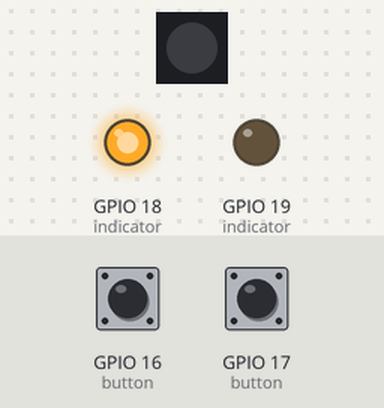
A program run on a simulated Raspberry Pi (BCM pin numbers). Parts: 1 RGB LEDs in strip order, left to right, output pins drawn as LEDs (lit = HIGH). Inputs (shaded band) come from the test bench; at power-on: GPIO 16 (button) HIGH, GPIO 17 (button) HIGH. Dim RGB values are drawn brighter than linear; random numbers come from a fixed seed; the clock reads 2024-03-15 10:24:30 at power-on unless the program sets it.

Above: at 4.2 s.
4.3 s: GPIO 16 (button) pulled LOW for 0.15 s
At 5.0 s:
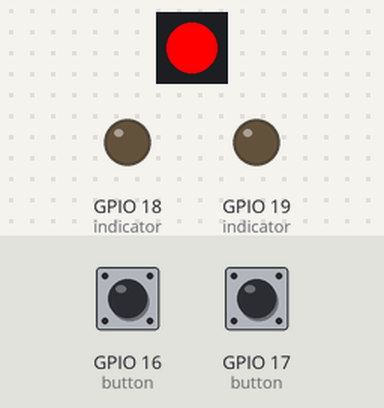
At 5.8 s:
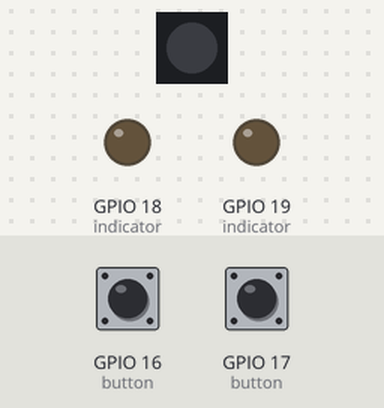
6.8 s: GPIO 17 (button) pulled LOW for 3.2 s
At 10.0 s:
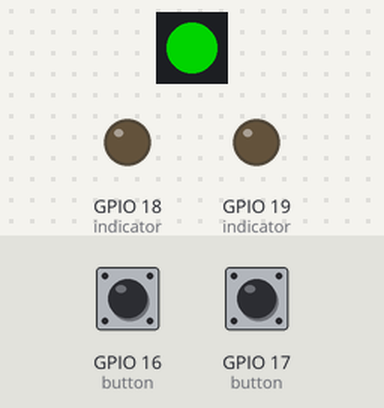
Timing chart, 0 to 17.8 s (numbered marks = the images above; inputs shaded):
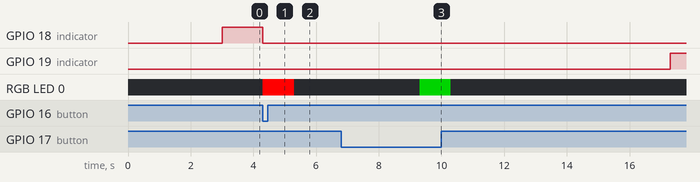

Measured:
- after the input at 4.3 s, GPIO 18 (indicator): HIGH → LOW at once; RGB LED 0: off → RGB(255, 0, 0) at once, → off 1.0 s later
- after the input at 6.8 s, GPIO 19 (indicator): LOW → HIGH after 10.5 s; RGB LED 0: off → RGB(0, 128, 0) after 2.5 s, → off 1.0 s later

The program:

main.py
```python
from time import time, sleep
from signal import pause
from random import randint
from gpiozero import LED, RGBLED, Button

from game_typings import Options
from game_buttons import GameButtons
from game_indicators import GameIndicators
from game_result import GameResult
from game import Game

DELAY_MIN = 0
DELAY_MAX = 7

PIN_LED_A = 18
PIN_LED_B = 19
PIN_BUTTON_A = 17
PIN_BUTTON_B = 16

PIN_RGBLED = [22, 23, 24]

TIME_LIMIT = 1.5


class Main:
    def __init__(self, options: Options, result_led: RGBLED):
        self.starting_time = 0
        self.options = options
        self.game_indicators = GameIndicators(options)
        self.game_result = GameResult(result_led)
        self.game = Game(options, self.on_new_question, self.on_ok, self.on_ko)
        self.game_buttons = GameButtons(options, self.game.process_answer)
        self._new_turn()

    def _new_turn(self):
        self.game_indicators.reset()
        sleep(1)
        self.game_result.reset()
        new_timeout = randint(DELAY_MIN, DELAY_MAX)
        sleep(new_timeout)
        self.game.choose_question()

    def on_new_question(self):
        self.game_indicators.select(self.game.current_question)
        self.starting_time = time()

    def on_ok(self):
        self.game_indicators.reset()
        total_time = time() - self.starting_time
        is_success = total_time < TIME_LIMIT
        fn = self.game_result.success if (
            is_success
        ) else self.game_result.warn
        fn()
        self._new_turn()

    def on_ko(self):
        self.game_result.error()
        self._new_turn()


def run():
    options = {
        "a": {
            "indicator": LED(PIN_LED_A),
            "button": Button(PIN_BUTTON_A)
        },
        "b": {
            "indicator": LED(PIN_LED_B),
            "button": Button(PIN_BUTTON_B)
        }
    }
    main = Main(options, RGBLED(*PIN_RGBLED))
    pause()


if __name__ == "__main__":
    run()
```

game_typings.py
```python
from typing import Dict, Union
from gpiozero import LED, Button

Option = Dict[str, Union[LED, Button]]
Options = Dict[str, Option]
```

game_buttons.py
```python
from typing import Callable
from game_typings import Options


class GameButtons:
    """
    Maps native button events to cb
    """
    def __init__(self, options: Options, cb: Callable):
        self.options = options
        self.cb = cb
        for option in self.options.values():
            option["button"].when_pressed = self._on_press

    def _on_press(self, button):
        for idx, option in self.options.items():
            if option["button"] == button:
                self.cb(idx)
                break
```

game_indicators.py
```python
from game_typings import Options


class GameIndicators:
    def __init__(self, options: Options):
        self.options = options

    def reset(self):
        for option in self.options.values():
            option['indicator'].off()

    def select(self, option_key):
        self.options[option_key]['indicator'].on()
```

game_result.py
```python
from gpiozero import RGBLED
from colorzero import Color


class GameResult:
    def __init__(self, result_led: RGBLED):
        self.result_led = result_led

    def reset(self):
        self.result_led.off()

    def error(self):
        self.result_led.color = Color("red")

    def warn(self):
        self.result_led.blink(0.1, 0.1, 0.05, 0.05, Color("#ffa500"))

    def success(self):
        self.result_led.color = Color("green")
```

game.py
```python
from typing import Callable
from random import choice

from game_typings import Options


class Game:
    def __init__(
        self,
        options: Options,
        on_new_question: Callable,
        on_ok: Callable,
        on_ko: Callable
    ):
        self.questions = list(options.keys())
        self.current_question = None
        self.on_new_question = on_new_question
        self.on_ok = on_ok
        self.on_ko = on_ko

    def choose_question(self):
        self.current_question = choice(self.questions)
        self.on_new_question()

    def process_answer(self, answer):
        fn = self.on_ok if (self.current_question == answer) else self.on_ko
        fn()
```
